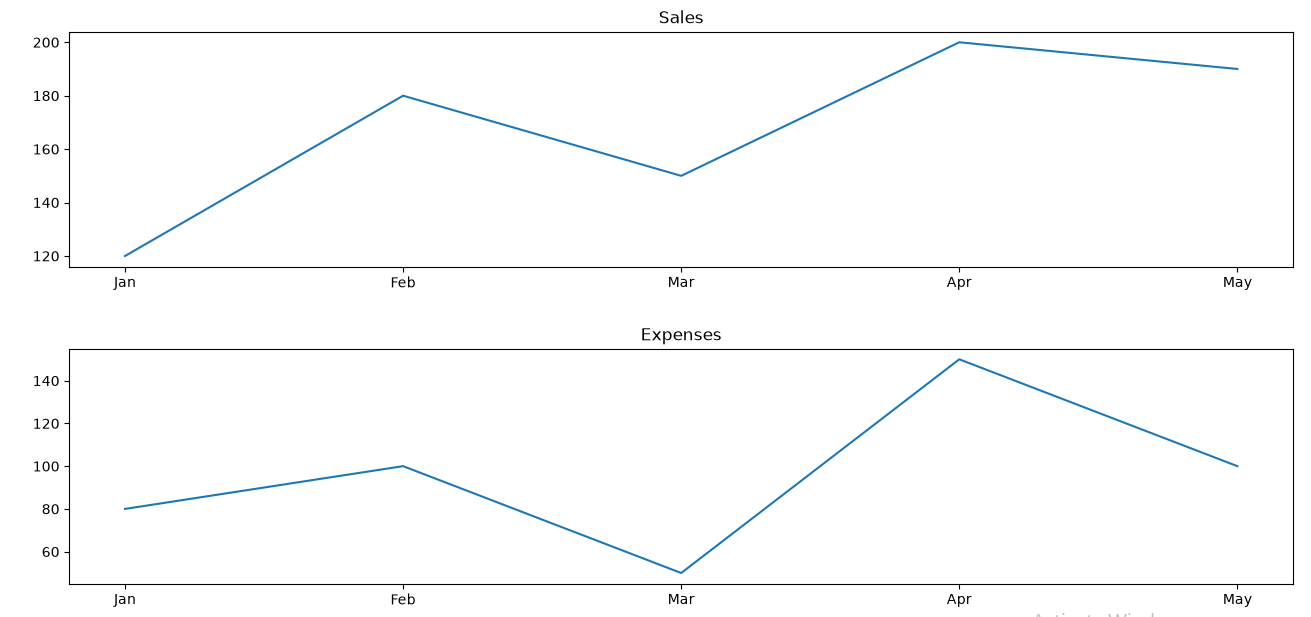

Python code for this plot:
import matplotlib.pyplot as plt

months=["Jan","Feb","Mar","Apr","May"]
sales=[120,180,150,200,190]
expenses=[80,100,50,150,100]

plt.subplot(2,1,1)
plt.plot(months,sales)
plt.title("Sales")

plt.subplot(2,1,2)
plt.plot(months,expenses)
plt.title("Expenses")

plt.tight_layout()
plt.show()
